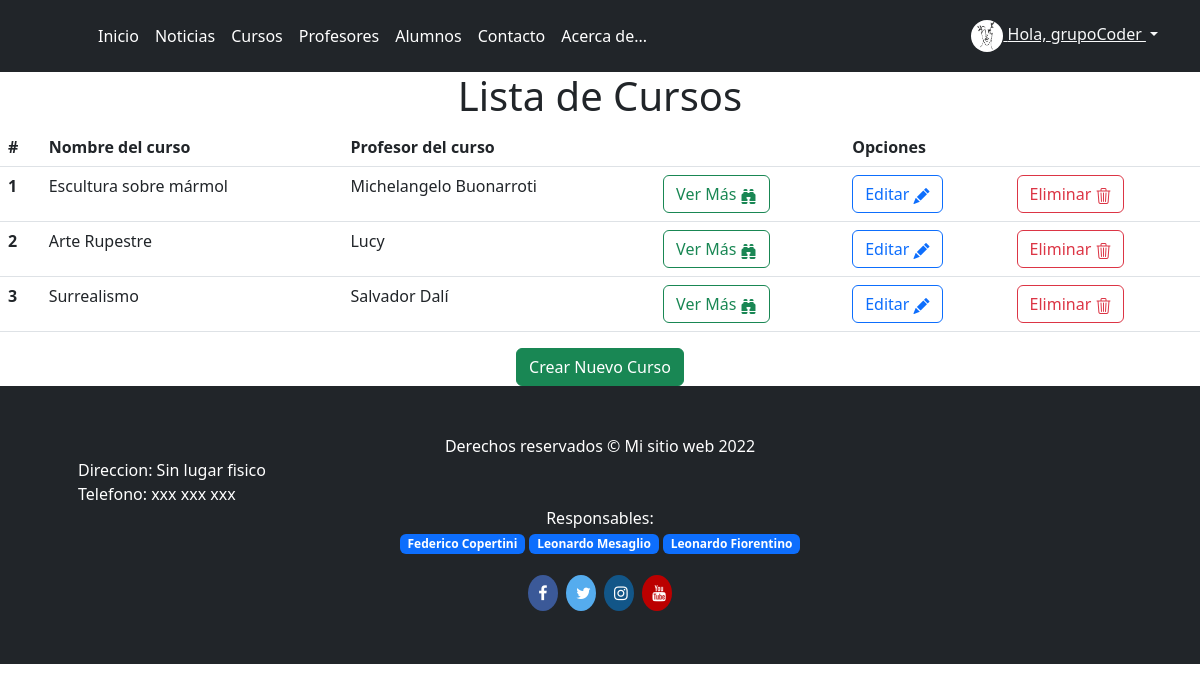
/curso/list (signed in), run on the app's committed database.
### Academia_Arte/models.py (models this page shows)
class Avatar(models.Model):
    usuario = models.OneToOneField(User, on_delete=models.CASCADE)
    imagen = models.ImageField(upload_to="images/", blank=True, null=True)

class Curso(models.Model):
    imagen_curso = models.ImageField(upload_to="images/")
    nombre_curso = models.CharField(max_length=40)
    descripcion_curso = models.CharField(max_length=300)
    descripcion_detalle_curso = models.CharField(max_length=600,default="Detalle")
    profesor_curso = models.CharField(max_length=30, default="profesor")
    precio_curso = models.IntegerField(default="0")

### Academia_Arte/views.py (the view)
# urls.py: path('curso/list', CursoList.as_view(), name ='lista_cursos'),
class CursoList(StaffRequiredMixin,ListView):
    model = Curso
    Template_name = "Academia_Arte/cursos_list.html"

### Academia_Arte/views.py (called while the page is built)
    def dispatch(self,request,*args,**kwargs):
        if not request.user.is_staff:
            return redirect(reverse_lazy('login'))
        return super(StaffRequiredMixin,self).dispatch(request,*args,**kwargs)

### Academia_Arte/templates/Academia_Arte/curso_list.html
{% extends 'Academia_Arte/base.html' %}
{% block content %}
    <h1 class="col text-center" >Lista de Cursos</h1>
    <table class="table">
        <thead class="thead-dark">
          <tr>
            <th scope="col">#</th>
            <th scope="col">Nombre del curso</th>
            <th scope="col">Profesor del curso</th>
            <th scope="col"></th>
            <th scope="col">Opciones</th>
            <th scope="col"></th>
          </tr>
        </thead>
        <tbody>
            {% for curso in object_list %}
                <tr>
                    <th scope="row">{{ curso.id }}</th>
                    <td>{{ curso.nombre_curso }}</td>
                    <td>{{ curso.profesor_curso }}</td>
                    <td><a type="button" class="btn btn-outline-success" href="{% url 'Detail' curso.id %}">Ver Más <i class="bi bi-binoculars-fill"></i></a></td>
                    <td><a type="button" class="btn btn-outline-primary" href="{% url 'editar_curso' curso.id %}">Editar <i class="bi bi-pencil-fill"></i></a></td>
                    <td><a type="button" class="btn btn-outline-danger" href="{% url 'eliminar_curso' curso.id %}">Eliminar <i class="bi bi-trash3"></i></a></td>
                </tr>
            {% endfor %}
        </tbody>
    </table>
    <div style="text-align:center;">
        <a type="button" class="col text-center btn btn-success" href="{% url 'nuevo_curso' %}">Crear Nuevo Curso</a>
    </div>
{% endblock %}

### Academia_Arte/templates/Academia_Arte/base.html (shortened to what this page needs)
{% load static %}
<!doctype html>
<html lang="es">
<head>
    <link rel="stylesheet" href="https://cdn.jsdelivr.net/npm/bootstrap-icons@1.9.1/font/bootstrap-icons.css">
    <link href="{% static 'assets/dist/css/bootstrap.min.css' %}" rel="stylesheet">
    <link href="{% static 'css/headers.css' %}" rel="stylesheet">
</head>
<body>
    <main>
        <header class="p-3 bg-dark text-white">
            <div class="container">
                <div class="d-flex flex-wrap align-items-center justify-content-center justify-content-lg-start">
                    <a href="/" class="d-flex align-items-center mb-2 mb-lg-0 text-white text-decoration-none">
                        <svg class="bi me-2" width="40" height="32" role="img" aria-label="Bootstrap">
                            <use xlink:href="#bootstrap" />
                        </svg>
                    </a>
                    <ul class="nav col-12 col-lg-auto me-lg-auto mb-2 justify-content-center mb-md-0">
                        <li><a href="{% url 'inicio' %}" class="nav-link px-2 text-white">Inicio</a></li>
                        <li><a href="{% url 'noticias' %}"class="nav-link px-2 text-white">Noticias</a></li>
                        <li><a href="{% url 'cursos' %}" class="nav-link px-2 text-white">Cursos</a></li>
                        <li><a href="{% url 'profesores' %}" class="nav-link px-2 text-white">Profesores</a></li>
                        {% if user.is_staff %}
                        <li><a href="{% url 'estudiantes_list' %}" class="nav-link px-2 text-white">Alumnos</a></li>
                        {% endif %}
                        <li><a href="{% url 'contacto' %}" class="nav-link px-2 text-white">Contacto</a></li>
                        <li><a href="{% url 'acerca_de' %}" class="nav-link px-2 text-white">Acerca de...</a></li>
                    </ul>
                    {% if user.is_authenticated %}
                    <div class="dropdown text-end">
                        <a href="#" class="d-block link-dark text-light dropdown-toggle" id="dropdownUser1" data-bs-toggle="dropdown" aria-expanded="false">
                            <img src="{{user.avatar.imagen.url}}" alt="" width="32" height="32" class="rounded-circle">
                            Hola, {{user}}
                        </a>
                    </div>
                    {% else %}
                    <div class="text-end">
                    <a href="{% url 'login' %}" type="submit" class="btn btn-outline-light me-2">Iniciar sesion</a>
                    <a href="{% url 'register' %}" type="submit" class="btn btn-outline-primary">Registrate</a>
                    </div>
                    {% endif %}
                </div>
            </div>
        </header>
    </main>
    {% block content %}
    {% endblock %}
    <link rel="stylesheet" href="https://cdnjs.cloudflare.com/ajax/libs/font-awesome/4.7.0/css/font-awesome.min.css">
    <footer class="py-5 bg-dark">
        <div class="container px-5">
            <p class="m-0 text-center text-white">Derechos reservados &copy; Mi sitio web 2022</p>
        </div>
        <div class="container px-5">
            <p class="m-0 text-lefth text-white">Direccion: Sin lugar fisico</p>
        </div>
        <div class="container px-5">
            <p class="m-0 text-lefth text-white">Telefono: xxx xxx xxx</p>
        </div>
        <div class="container px-5">
            <center><p class="m-0 text-lefth text-white">Responsables:
                <p><span class="badge badge-pill bg-primary">Federico Copertini</span>
                <span class="badge badge-pill bg-primary">Leonardo Mesaglio</span>
                <span class="badge badge-pill bg-primary">Leonardo Fiorentino</span></P>
            </center>
            </p></div>
        <center><div class="container">
            <a href="https://facebook.com" class="fa fa-facebook"></a>
        <a href="https://twitter.com" class="fa fa-twitter"></a>
        <a href="https://instagram.com" class="fa fa-instagram"></a>
        <a href="https://youtube.com" class="fa fa-youtube"></a>
        </div></center>
    </footer>
</body>
</html>

### static/css/headers.css (style rules this page uses)
.dropdown-toggle { outline: 0; }

### Academia_Arte/templates/Academia_Arte/base.html (style rules this page uses)
.fa { padding: 10px; font-size: 30px; width: 30px; text-align: center; text-decoration: none; margin: 5px 2px; border-radius:50% }
.fa-facebook { background: #3B5998; color: white; }
.fa-twitter { background: #55ACEE; color: white; }
.fa-youtube { background: #bb0000; color: white; }
.fa-instagram { background: #125688; color: white; }
.bi { vertical-align: -.125em; fill: currentColor; }

### data on the page
Curso: id "1", nombre_curso "Escultura sobre mármol", profesor_curso "Michelangelo Buonarroti"
Curso: id "2", nombre_curso "Arte Rupestre", profesor_curso "Lucy"
Curso: id "3", nombre_curso "Surrealismo", profesor_curso "Salvador Dalí"

### other printed values
{{ user }} "grupoCoder"
